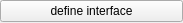
<?xml version="1.0" encoding="UTF-8"?>
<ui version="4.0">
 <class>InterfaceEditor</class>
 <widget class="QWidget" name="InterfaceEditor">
  <property name="geometry">
   <rect>
    <x>0</x>
    <y>0</y>
    <width>183</width>
    <height>23</height>
   </rect>
  </property>
  <property name="windowTitle">
   <string>Form</string>
  </property>
  <layout class="QGridLayout" name="gridLayout">
   <property name="leftMargin">
    <number>0</number>
   </property>
   <property name="topMargin">
    <number>0</number>
   </property>
   <property name="rightMargin">
    <number>0</number>
   </property>
   <property name="bottomMargin">
    <number>0</number>
   </property>
   <item row="0" column="0">
    <widget class="QPushButton" name="pushButtonInterface">
     <property name="text">
      <string>define interface</string>
     </property>
    </widget>
   </item>
  </layout>
 </widget>
 <resources/>
 <connections/>
</ui>
